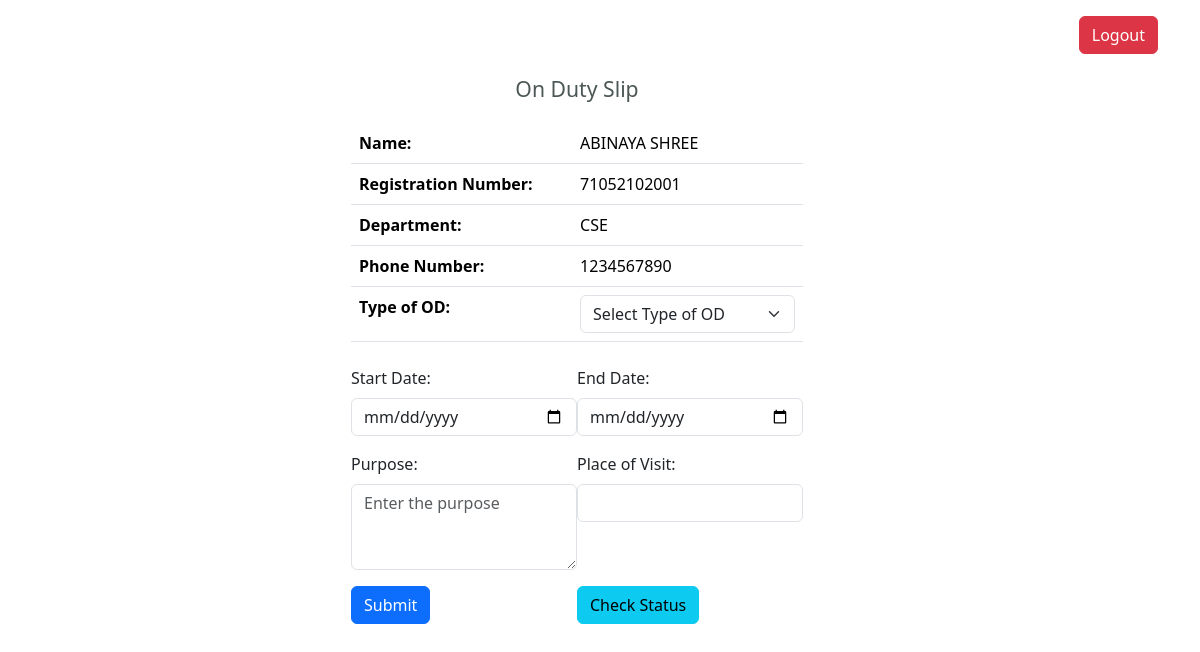
The app's page /home.php (signed in) with its own data.
### tables this page shows
CREATE TABLE `userdata` (
  `userid` varchar(11) NOT NULL,
  `regNo` bigint(20) NOT NULL,
  `name` varchar(30) NOT NULL,
  `department` varchar(30) NOT NULL,
  `phone` bigint(20) NOT NULL
);

### home.php (the view, shortened to what this page needs)
<?php
$servername = "localhost";
$username = "root";
$password = "";
$database = "mini";
$conn = new mysqli($servername, $username, $password, $database);
$name = $regNo = $department = $phone = $odType = $permissionStaff = $startDate = $endDate = $purpose = $place = "";
$userId = $_SESSION['userid'] ?? '';
$sql = "SELECT u.name, u.regNo, u.department, u.phone
        FROM userdata u
        INNER JOIN userlog l ON u.userid = l.userid
        WHERE u.userid = ?";
$stmt = $conn->prepare($sql);
$stmt->bind_param("s", $userId);
$stmt->execute();
$result = $stmt->get_result();
if ($result->num_rows > 0) {
    $row = $result->fetch_assoc();
    $name = $row['name'];
    $regNo = $row['regNo'];
    $department = $row['department'];
    $phone = $row['phone'];
}
?>
<!DOCTYPE html>
<html lang="en">
<head>
    <link rel="stylesheet" href="./bootstrap-5.3.2-dist/css/bootstrap.min.css">
    <link rel="stylesheet" href="./shome.css">
</head>
<body>
<div class="container">
    <div class="row">
        <div class="col-md-12">
            <div class="d-flex justify-content-end mt-3">
                <button class="btn btn-danger" onclick="logout()">Logout</button>
            </div>
        </div>
    </div>
</div>
<div class="container">
    <div class="row">
        <div class="col-md-6 offset-md-3">
            <div class="card card-transparent p-4" id="formCard">
                <div class="display-6 text-center mb-4"><strong>On Duty Slip</strong></div>
                <form id="studentInfoForm" method="POST" action="<?php echo htmlspecialchars($_SERVER["PHP_SELF"]); ?>">
                    <table class="table mb-4">
                        <tbody>
                            <tr>
                                <td><strong>Name:</strong></td>
                                <td><?php echo $name; ?></td>
                            </tr>
                            <tr>
                                <td><strong>Registration Number:</strong></td>
                                <td><?php echo $regNo; ?></td>
                            </tr>
                            <tr>
                                <td><strong>Department:</strong></td>
                                <td><?php echo $department; ?></td>
                            </tr>
                            <tr>
                                <td><strong>Phone Number:</strong></td>
                                <td><?php echo $phone; ?></td>
                            </tr>
                            <tr>
                                <td><strong>Type of OD:</strong></td>
                                <td>
                                    <select class="form-select" id="odTypeInput" name="odType" required onchange="togglePermissionStaff()">
                                        <option value="">Select Type of OD</option>
                                    </select>
                                </td>
                            </tr>
                        </tbody>
                    </table>
                    <div class="form-row mb-3">
                        <div class="col-md-6">
                            <label for="startDateInput" class="form-label">Start Date:</label>
                            <input type="date" class="form-control" id="startDateInput" name="startDate" required onchange="updateEndDateMin()">
                        </div>
                        <div class="col-md-6">
                            <label for="endDateInput" class="form-label">End Date:</label>
                            <input type="date" class="form-control" id="endDateInput" name="endDate" required>
                        </div>
                    </div>
                    <div class="form-row mb-3">
                        <div class="col-md-6">
                            <label for="purposeInput" class="form-label">Purpose:</label>
                            <textarea class="form-control" id="purposeInput" name="purpose" rows="3" placeholder="Enter the purpose" required></textarea>
                        </div>
                        <div class="col-md-6">
                            <label for="placeInput" class="form-label">Place of Visit:</label>
                            <input type="text" class="form-control" id="placeInput" name="place" required>
                        </div>
                    </div>
                    <div class="form-row">
                        <div class="col-md-6">
                            <button type="button" class="btn btn-primary btn-block" onclick="submitForm()">Submit</button>
                        </div>
                        <div class="col-md-6">
                            <button type="button" class="btn btn-info btn-block" onclick="redirectToStatus()">Check Status</button>
                        </div>
                    </div>
                </form>
            </div>
        </div>
    </div>
</div>
</body>
</html>

### shome.css (style rules this page uses)
body { background-image: url("./Assets/bg.jpg.jpg"); background-size: cover; background-position: center; background-repeat: repeat; margin: 0; overflow: auto; }
.display-6 { font-size: calc(0.5rem + 1.1vw); font-weight: 100px; line-height: 1; color: #4b5755; }
.card { width: 500px; height: 100vh; }
.card-transparent { background: rgba(255, 255, 255, 0.7); border: none; }
.form-row { display: flex; justify-content: space-between; margin-bottom: 15px; }

### records on screen
userdata: name "ABINAYA SHREE", regNo "71052102001", department "CSE", phone "1234567890"
